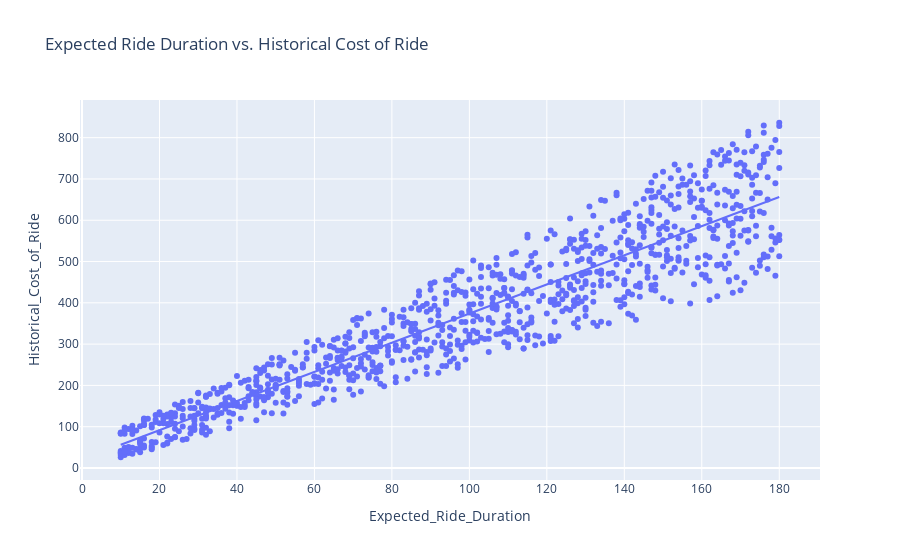

The cell this chart's notebook holds for it:
### Code cell
fig = px.scatter(data, x='Expected_Ride_Duration',
                 y='Historical_Cost_of_Ride',
                 title='Expected Ride Duration vs. Historical Cost of Ride',
                 trendline='ols')
fig.show()

### Figure 1 — Plotly figure (JSON) as saved in the notebook; plotly's stock layout.template omitted (floating-point values rounded to 4 significant figures; data arrays with more than 128 entries replaced by an {"elided": "..."} marker saying what was removed)
{"data": [{"hovertemplate": "Expected_Ride_Duration=%{x}<br>Historical_Cost_of_Ride=%{y}<extra></extra>", "legendgroup": "", "marker": {"color": "#636efa", "symbol": "circle"}, "mode": "markers", "name": "", "orientation": "v", "showlegend": false, "type": "scatter", "x": {"elided": "1000 int values"}, "xaxis": "x", "y": {"elided": "1000 float values"}, "yaxis": "y"}, {"hovertemplate": "<b>OLS trendline</b><br>Historical_Cost_of_Ride = 3.53091 * Expected_Ride_Duration + 20.8668<br>R<sup>2</sup>=0.860344<br><br>Expected_Ride_Duration=%{x}<br>Historical_Cost_of_Ride=%{y} <b>(trend)</b><extra></extra>", "legendgroup": "", "marker": {"color": "#636efa", "symbol": "circle"}, "mode": "lines", "name": "", "showlegend": false, "type": "scatter", "x": {"elided": "1000 int values"}, "xaxis": "x", "y": {"elided": "1000 float values"}, "yaxis": "y"}], "layout": {"legend": {"tracegroupgap": 0}, "title": {"text": "Expected Ride Duration vs. Historical Cost of Ride"}, "xaxis": {"anchor": "y", "domain": [0, 1], "title": {"text": "Expected_Ride_Duration"}}, "yaxis": {"anchor": "x", "domain": [0, 1], "title": {"text": "Historical_Cost_of_Ride"}}}}
